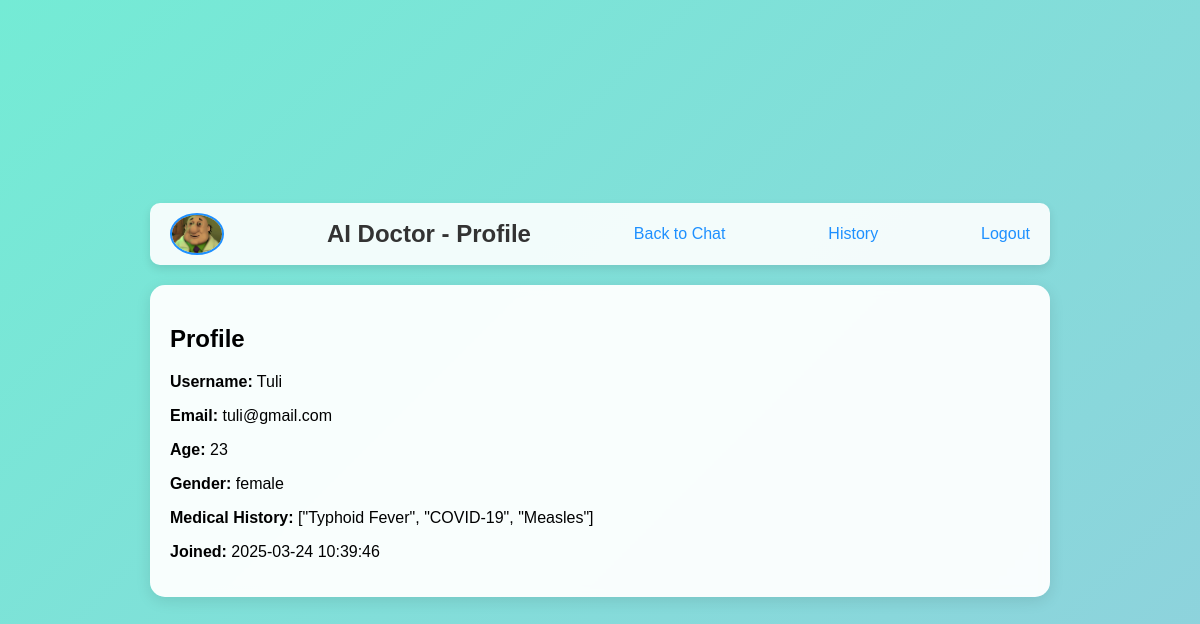
Page /auth/profile (signed in) on the committed database.
### app/models.py (models this page shows, shortened)
class User(UserMixin, db.Model):
    id = db.Column(db.Integer, primary_key=True)
    username = db.Column(db.String(64), unique=True, nullable=False)
    email = db.Column(db.String(120), unique=True, nullable=False)
    password_hash = db.Column(db.String(128))
    date_of_birth = db.Column(db.Date)
    gender = db.Column(db.String(10))
    medical_history = db.Column(db.Text)  # New field for medical history
    created_at = db.Column(db.DateTime, default=datetime.utcnow)
    conversations = db.relationship('Conversation', backref='user', lazy='dynamic')
    @property
    def age(self):
        if self.date_of_birth:
            today = datetime.today()
            return today.year - self.date_of_birth.year - ((today.month, today.day) < (self.date_of_birth.month, self.date_of_birth.day))
        return None

### app/routes/auth.py (the view)
@auth_bp.route('/profile')
@login_required
def profile():
    return render_template('profile.html', user=current_user)

### app/models.py (called while the page is built)
@login_manager.user_loader
def load_user(id):
    return User.query.get(int(id))

### templates/profile.html (shortened to what this page needs)
{% extends "base.html" %}
{% block content %}
    <header>
        <img src="{{ url_for('static', filename='images/doctor-avatar.png') }}" alt="Doctor" class="logo">
        <h1>AI Doctor - Profile</h1>
        <a href="{{ url_for('chat.chat_page') }}">Back to Chat</a>
        <a href="{{ url_for('main.history') }}">History</a>
        <a href="{{ url_for('auth.logout') }}">Logout</a>
    </header>
    <div class="chat-window">
        <h2>Profile</h2>
        <p><strong>Username:</strong> {{ user.username }}</p>
        <p><strong>Email:</strong> {{ user.email }}</p>
        {% if user.age %}
            <p><strong>Age:</strong> {{ user.age }}</p>
        {% endif %}
        {% if user.gender %}
            <p><strong>Gender:</strong> {{ user.gender }}</p>
        {% endif %}
        {% if user.medical_history %}
            <p><strong>Medical History:</strong> {{ user.medical_history }}</p>
        {% else %}
            <p><strong>Medical History:</strong> Not provided</p>
        {% endif %}
        <p><strong>Joined:</strong> {{ user.created_at.strftime('%Y-%m-%d %H:%M:%S') }}</p>
    </div>
{% endblock %}

### static/css/style.css (style rules this page uses)
body { background: linear-gradient(135deg, #74ebd5, #acb6e5); font-family: 'Poppins', sans-serif; margin: 0; min-height: 100vh; display: flex; justify-content: center; align-items: center; background-size: 200% 200%; animation: gradientShift 15s ease infinite; }
header { display: flex; justify-content: space-between; align-items: center; background: rgba(255, 255, 255, 0.9); padding: 10px 20px; border-radius: 10px; box-shadow: 0 4px 10px rgba(0, 0, 0, 0.1); }
.logo { width: 50px; border-radius: 50%; border: 2px solid #1e90ff; }
header h1 { font-size: 24px; color: #333; margin: 0; }
header a { color: #1e90ff; text-decoration: none; font-weight: 500; transition: color 0.3s ease; }
.chat-window { background: rgba(255, 255, 255, 0.95); padding: 20px; border-radius: 15px; box-shadow: 0 4px 15px rgba(0, 0, 0, 0.1); margin-top: 20px; backdrop-filter: blur(5px); }

### rows in the picture
User: username "Tuli", email "tuli@gmail.com", age "23", gender "female", medical_history "[\"Typhoid Fever\", \"COVID-19\", \"Measles\"]", created_at "2025-03-24 10:39:46"
